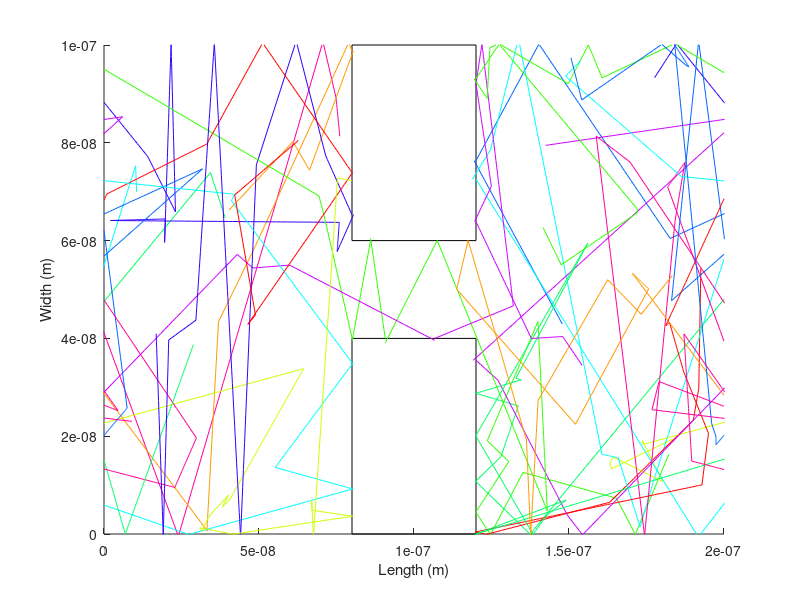

Write MATLAB code to recreate this figure. (Note: a time limit stopped this script after it produced the figure.)
%% Part 3 Enhancement
% Qiushi Chen 101049864


clc
clear all
close all

global C

C.q_0 = 1.60217653e-19;             % electron charge
C.hb = 1.054571596e-34;             % Dirac constant
C.h = C.hb * 2 * pi;                % Planck constant
C.m_0 = 9.10938215e-31;             % electron mass
C.kb = 1.3806504e-23;               % Boltzmann constant
C.eps_0 = 8.854187817e-12;          % vacuum permittivity
C.mu_0 = 1.2566370614e-6;           % vacuum permeability
C.c = 299792458;                    % speed of light
C.g = 9.80665; %metres (32.1740 ft) per s²

boundary_x = 200e-9;
boundary_y = 100e-9;
t_step = 5e-15;

n_particle = 1e4;
display_particle = 10;
nSims = 500;
T = 300;
loop_index = 10000;

% Question 2
% Make the boundary diffusive by setting a velocity loss parameter
Vloss = 0.8;                % Velocity loss parameter
t_mn = 0.2e-12;
mass_eff =  0.26*C.m_0;
initial_Vth = sqrt((2* C.kb *T)/mass_eff);

x_pos = zeros(1,display_particle);
y_pos = zeros(1,display_particle);

n_x_pos = boundary_x*rand(1,n_particle);
n_y_pos = boundary_y*rand(1,n_particle);

% Generate the electron positions outside two boxes
index = 1;
for k = 1:loop_index
    rand_x = 2*rand;
    rand_y = rand;
    
    % Check whether the x and y positions are outside the box
    if(rand_x < 0.8 || rand_x > 1.2) || ((rand_y > 0.4 && rand_y < 0.6) && (rand_x >= 0.8 || rand_x <= 1.2))
        x_pos(1,index) = 1e-7*rand_x; 
        y_pos(1,index) = boundary_y*rand_y;
        index = index + 1;
    end
    if index == display_particle + 1
        break % Once the number of electrons satisfies the requirement, break the loop
    end
end    


Vx = initial_Vth.*randn(1,display_particle);
Vy = initial_Vth.*randn(1,display_particle);

Pscat = 1- exp(-(t_step/t_mn));

% Question 1
% Add in the inner rectangle "bottle neck" boundaries
figure(2)
rectangle('position',[0.8e-7 0e-7 0.4e-7 0.4e-7]);
rectangle('position',[0.8e-7 0.6e-7 0.4e-7 0.4e-7]);
hold on

col = hsv(10);          % Color of trajectory
xlim([0 200e-9]);
ylim([0 100e-9]);

xlabel('Length (m)');
ylabel('Width (m)');


for n = 1: nSims
    
    prev_x_pos = x_pos;
    prev_y_pos = y_pos;
   
    
    
    Sx = Vx.*t_step;
    Sy = Vy.*t_step;
    
    x_pos = prev_x_pos + Sx;
    y_pos = prev_y_pos + Sy;

    
    for k = 1:display_particle
        %subplot(211)
        plot([prev_x_pos(k) x_pos(k)],[prev_y_pos(k) y_pos(k)],'color',col(k,:));


        if x_pos(1,k) <= 0 
            x_pos(1,k) = boundary_x;
            y_pos(1,k) = prev_y_pos(1,k) ;
        elseif x_pos(1,k) >= boundary_x
            x_pos(1,k) = 0;
            y_pos(1,k) = prev_y_pos(1,k);
        end    
    
        if y_pos(1,k) <= 0 
            y_pos(1,k) = 0;
            Vy(1,k) = -(Vy(1,k))*Vloss;     % Boundary diffusive

        elseif  y_pos(1,k) >= boundary_y
            y_pos(1,k) = boundary_y;
            Vy(1,k) = -(Vy(1,k))*Vloss; % Boundary diffusive
        end
        
        if (x_pos(1,k) >= 0.8e-7 && x_pos(1,k) <= 1e-7 ) && (y_pos(1,k) <= 0.4e-7 || y_pos(1,k) >= 0.6e-7) && prev_x_pos(1,k) < 0.8e-7
            x_pos(1,k) = 0.8e-7;
            prev_x_pos(1,k) = 0.8e-7;
            Vx(1,k) = -(Vx(1,k));

        elseif (x_pos(1,k) >= 1e-7 && x_pos(1,k) <= 1.2e-7) && (y_pos(1,k) <= 0.4e-7 || y_pos(1,k) >= 0.6e-7) && prev_x_pos(1,k) > 1.2e-7  
            x_pos(1,k) = 1.2e-7;
            prev_x_pos(1,k) = 1.2e-7;
            Vx(1,k) = -(Vx(1,k));




        elseif (y_pos(1,k) <= 0.4e-7) && (x_pos(1,k) >= 0.8e-7 && x_pos(1,k) <= 1.2e-7)
            y_pos(1,k) = 0.4e-7;
            prev_y_pos(1,k) = 0.4e-7;
            Vy(1,k) = -(Vy(1,k))*Vloss;  % Boundary diffusive
        elseif (y_pos(1,k) >= 0.6e-7) && (x_pos(1,k) >= 0.8e-7 && x_pos(1,k) <= 1.2e-7)
            y_pos(1,k) = 0.6e-7;
            prev_y_pos(1,k) = 0.6e-7;
            Vy(1,k) = -(Vy(1,k))*Vloss;     % Boundary diffusive


         end 

        
        
        hold on
        
        if Pscat > rand()
            Vx(1,k) = initial_Vth*randn;
            Vy(1,k) = initial_Vth*randn;
        end
          
    end
    pause(0.001); 
    

    
   
  
    
end

% Question 3
% Electron density map
figure(3)
electronMapX = linspace(0,boundary_x, 100);
electronMapY = linspace(0,boundary_y, 50);
ElectonDensityMap = histcounts2(y_pos,x_pos,electronMapY,electronMapX);
%subplot(212);
imagesc(electronMapY,electronMapX,ElectonDensityMap),colorbar,title('Electron density map');
xlabel('Length (m)');
ylabel('Width (m)');
